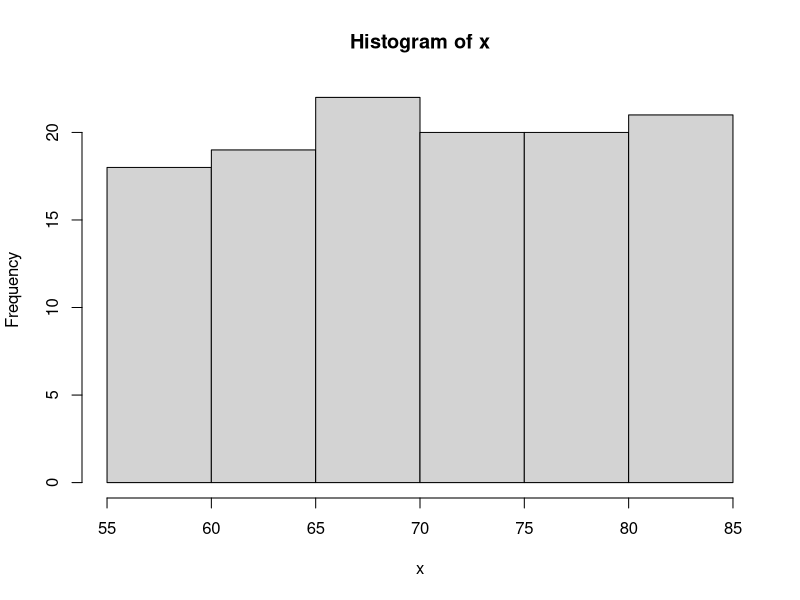
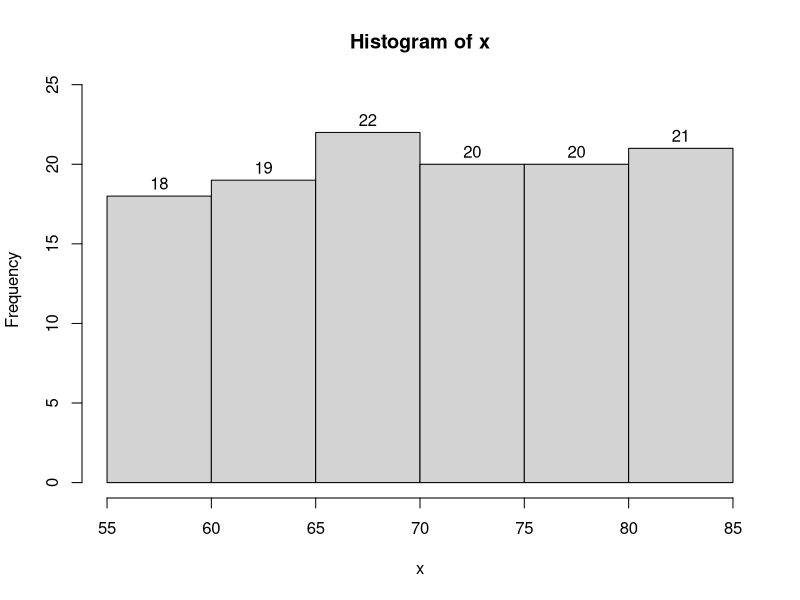

Write the R code that produced these figures, in order.
## ---- chunk 1
type = sample(1:5,1) #uniform, bell, bimodal, skewright, skewleft
n = sample(c(60,70,75,80,90,100,110,120,125,130,150),1)
beta1 = c(1,5,0.2,0.5,2)[type]
beta2 = c(1,5,0.2,2,0.5)[type]
bottom = sample(seq(20,70,5),1)
width = sample(seq(5,30,5),1)
i = 1:n
x = rbeta(n,beta1,beta2)*width+bottom
myhist = hist(x,breaks=7)
brks = myhist$breaks
counts = myhist$counts

b1 = sample(brks[3:(length(brks)-1)],1)
n1 = sum(x<b1)
b2 = sample(brks[2:(length(brks)-2)],1)
n2 = sum(x>b2)
b3 = sort(sample(brks[2:(length(brks)-1)],2))
c3 = mean(b3)
r3 = (b3[2]-b3[1])/2
n3 = sum(abs(x-c3)<r3)
b4 = sort(sample(brks[2:(length(brks)-1)],2))
c4 = mean(b4)
r4 = (b4[2]-b4[1])/2
n4 = sum(abs(x-c4)>r4)

b5 = sample(brks[3:(length(brks)-1)],1)
n5 = sum(x<b5)
b6 = sample(brks[2:(length(brks)-2)],1)
n6 = sum(x>b6)
b7 = sort(sample(brks[2:(length(brks)-1)],2))
c7 = mean(b7)
r7 = (b7[2]-b7[1])/2
n7 = sum(abs(x-c7)<r7)
b8 = sort(sample(brks[2:(length(brks)-1)],2))
c8 = mean(b8)
r8 = (b8[2]-b8[1])/2
n8 = sum(abs(x-c8)>r8)

## ---- chunk 2
ylim = max(counts)*1.1
hist(x,labels = TRUE,ylim=c(0,ylim),breaks=brks)
